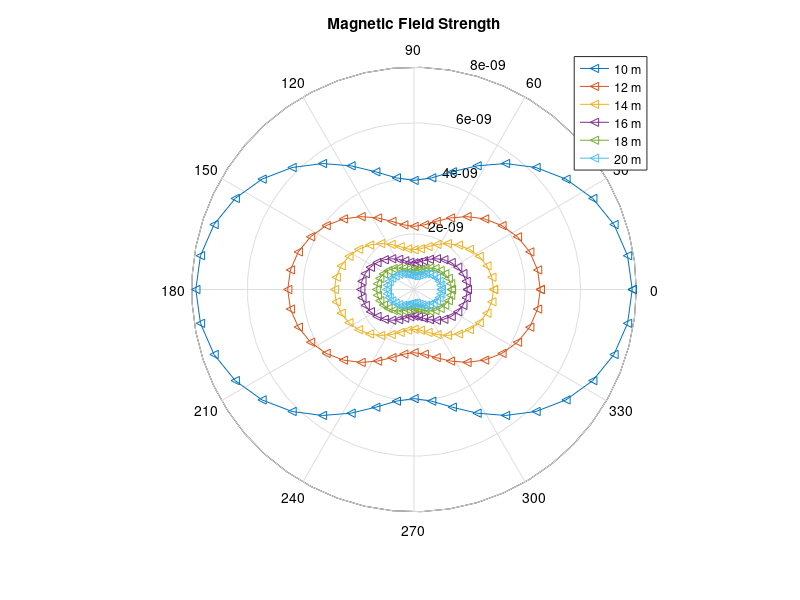

Write MATLAB code to recreate this figure.
clc;
close all;
clear;
u0 = 0.4*pi*10^-7;
Nt = 100;
a = 0.5;          %m
I = 5;         %A
ta = 0:pi/20:2*pi;

r = 10; %m
Br = ( (u0*Nt*(a^2)*I)/(2*(r^3)) ) * cos(ta);
Bta = ( (u0*Nt*a^2*I)/(4*r^3) ) * sin(ta);
B = sqrt(Br.^2 + Bta.^2);
polar(ta,B,'<-'); 
hold on;

r = 12;
Br = ( (u0*Nt*(a^2)*I)/(2*(r^3)) ) * cos(ta);
Bta = ( (u0*Nt*a^2*I)/(4*r^3) ) * sin(ta);
B = sqrt(Br.^2 + Bta.^2);
polar(ta,B,'<-');
hold on;

r = 14;
Br = ( (u0*Nt*(a^2)*I)/(2*(r^3)) ) * cos(ta);
Bta = ( (u0*Nt*a^2*I)/(4*r^3) ) * sin(ta);
B = sqrt(Br.^2 + Bta.^2);
hold on;
polar(ta,B,'<-');

r = 16;
Br = ( (u0*Nt*(a^2)*I)/(2*(r^3)) ) * cos(ta);
Bta = ( (u0*Nt*a^2*I)/(4*r^3) ) * sin(ta);
B = sqrt(Br.^2 + Bta.^2);
hold on;
polar(ta,B,'<-');

r = 18;
Br = ( (u0*Nt*(a^2)*I)/(2*(r^3)) ) * cos(ta);
Bta = ( (u0*Nt*a^2*I)/(4*r^3) ) * sin(ta);
B = sqrt(Br.^2 + Bta.^2);
hold on;
polar(ta,B,'<-');

r = 20;
Br = ( (u0*Nt*(a^2)*I)/(2*(r^3)) ) * cos(ta);
Bta = ( (u0*Nt*a^2*I)/(4*r^3) ) * sin(ta);
B = sqrt(Br.^2 + Bta.^2);
hold on;
polar(ta,B,'<-');

grid on;
title('Magnetic Field Strength');
legend('10 m', '12 m', '14 m', '16 m', '18 m', '20 m');